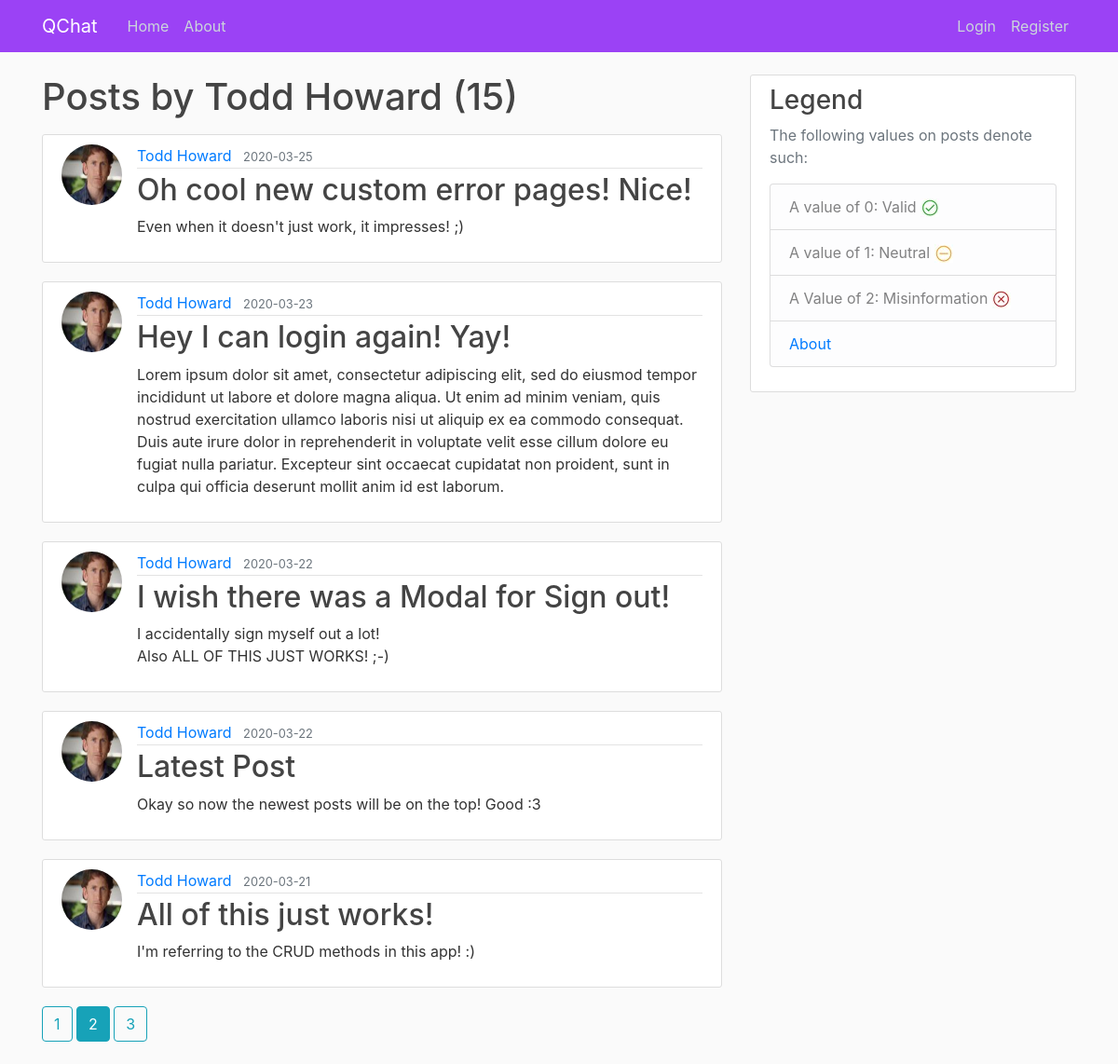
The app's page /user/Todd Howard?page=2 with its own data.
### app/models.py (models this page shows, shortened)
class User(db.Model, UserMixin):
    id = db.Column(db.Integer, primary_key=True)                                    # Primary Key
    username = db.Column(db.String(20), unique=True, nullable=False)                # Each User will have a username, with a max(20) characters, it must be unique, and Null is not allowed!
    email = db.Column(db.String(120), unique=True, nullable=False)                  # Each User will have an email, with a max(120) characters, it must be unique, and Null is not allowed!
    image_file = db.Column(db.String(20), nullable=False, default='default.jpg')    # Each User will have a defualt profile Image, so uniqueness does not apply, since Null is not allowed!
    password = db.Column(db.String(60), nullable=False)                             # Each User will have passwords, with a max(60) characters, uniqueness does not apply, and Null is not allowed!
    posts = db.relationship('Post', backref='author', lazy=True)                    # This is linked to Posts, Lazy Evaluation is set to: True

class Post(db.Model):
    id = db.Column(db.Integer, primary_key=True)                                    # Primary Key
    title = db.Column(db.String(100), nullable=False)                               # Each Post will have a title, with a max(100) characters, uniqueness does not apply, and Null is not allowed!
    date_posted = db.Column(db.DateTime, nullable=False, default=datetime.utcnow)   # Each Post will have a date_posted, with DateTime set to utcnow, current time, and Null is not allowed!
    content = db.Column(db.Text, nullable=False)                                    # Each Post will have a content with no character limit, and Null is not allowed!
    user_id = db.Column(db.Integer, db.ForeignKey('user.id'), nullable=False)       # This is using the user id as a ForeignKey, each post must have an Author, so Null is not allowed!

### app/users/routes.py (the view)
@users.route('/user/<string:username>')                                       # String
def user_posts(username):
    page = request.args.get('page', 1, type=int)                            # We request a page, the default page is 1, of type int
    user = User.query.filter_by(username=username).first_or_404()
    posts = Post.query.filter_by(author=user)\
        .order_by(Post.date_posted.desc())\
        .paginate(page=page, per_page=5)
    return render_template('user_posts.html', posts=posts, user=user)       # Redirect to user_posts.html

### app/templates/user_posts.html
{% extends "template.html" %}
{% block content %}
    <h1 class="mb-3">Posts by {{ user.username }} ({{ posts.total }}) </h1>
    {% for post in posts.items %}
        <article class="media content-section">
            <img class="rounded-circle article-img" src="{{ url_for('static', filename='profile_images/' + post.author.image_file ) }}">
            <div class="media-body">
                <div class="article-metadata">
                    <a class="mr-2" href="{{ url_for('users.user_posts', username=post.author.username) }}">{{ post.author.username }}</a>
                    <small class="text-muted">{{ post.date_posted.strftime('%Y-%m-%d') }}</small>
                </div>
                <h2><a class="article-title" href="{{url_for('posts.post', post_id=post.id) }}">{{ post.title }}</a></h2>
                <p class="article-content">{{ post.content }}</p>
            </div>
        </article>
    {% endfor %}
    {% for page_num in posts.iter_pages(left_edge=1, right_edge=1, left_current=1, right_current=2) %}
        {% if page_num %}
            {% if posts.page == page_num %}
                <a class="btn btn-info mb-4" href="{{ url_for('users.user_posts', username=user.username, page=page_num) }}">{{ page_num }}</a>
            {% else %}
                <a class="btn btn-outline-info mb-4" href="{{ url_for('users.user_posts', username=user.username, page=page_num) }}">{{ page_num }}</a>
            {% endif %}
        {% else %}
            ...
        {% endif %}
    {% endfor %}
{% endblock content %}

### app/static/main.css (style rules this page uses)
body { background: #fafafa; color: #333333; margin-top: 5rem; }
h1, h2, h3, h4, h5, h6 { color: #444444; }
.content-section { background: #ffffff; padding: 10px 20px; border: 1px solid #dddddd; border-radius: 3px; margin-bottom: 20px; }
.article-title { color: #444444; }
.article-content { white-space: pre-line; }
.article-img { height: 65px; width: 65px; margin-right: 16px; }
.article-metadata { padding-bottom: 1px; margin-bottom: 4px; border-bottom: 1px solid #e3e3e3 }

### records on screen
User: username "Todd Howard"
Post: image_file (picture), author.username "Todd Howard", date_posted "2020-03-25", title "Oh cool new custom error pages! Nice!", content "Even when it doesn't just work, it impresses! ;)"
Post: image_file (picture), author.username "Todd Howard", date_posted "2020-03-23", title "Hey I can login again! Yay!", content "Lorem ipsum dolor sit amet, consectetur adipiscing elit, sed do eiusmod tempor incididunt ut labore et dolore magna aliqua. Ut enim ad minim veniam, quis nostrud exercitation ullamco laboris nisi ut aliquip ex ea commodo consequat. Duis aute irure dolor in reprehenderit in voluptate velit esse cillum dolore eu fugiat nulla pariatur. Excepteur sint occaecat cupidatat non proident, sunt in culpa qui officia deserunt mollit anim id est laborum."
Post: image_file (picture), author.username "Todd Howard", date_posted "2020-03-22", title "I wish there was a Modal for Sign out!", content "I accidentally sign myself out a lot! Also ALL OF THIS JUST WORKS! ;-)"
Post: image_file (picture), author.username "Todd Howard", date_posted "2020-03-22", title "Latest Post", content "Okay so now the newest posts will be on the top! Good :3"
Post: image_file (picture), author.username "Todd Howard", date_posted "2020-03-21", title "All of this just works!", content "I'm referring to the CRUD methods in this app! :)"

### other values on screen
{{ posts.total }} "15"
{{ page_num }} "1" "3"
{{ page_num }} "2"
